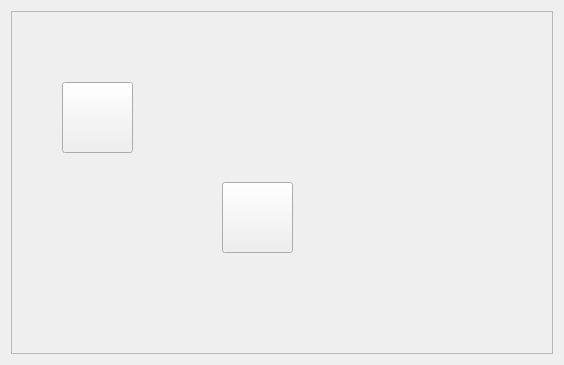
<?xml version="1.0" encoding="UTF-8"?>
<ui version="4.0">
 <class>Tab3ControlPannel</class>
 <widget class="QWidget" name="Tab3ControlPannel">
  <property name="geometry">
   <rect>
    <x>0</x>
    <y>0</y>
    <width>564</width>
    <height>365</height>
   </rect>
  </property>
  <property name="windowTitle">
   <string>Form</string>
  </property>
  <layout class="QVBoxLayout" name="verticalLayout">
   <item>
    <widget class="QScrollArea" name="scrollArea">
     <property name="widgetResizable">
      <bool>true</bool>
     </property>
     <widget class="QWidget" name="scrollAreaWidgetContents">
      <property name="geometry">
       <rect>
        <x>0</x>
        <y>0</y>
        <width>547</width>
        <height>344</height>
       </rect>
      </property>
      <layout class="QFormLayout" name="formLayout">
       <item row="0" column="0">
        <widget class="QLabel" name="label">
         <property name="text">
          <string/>
         </property>
         <property name="pixmap">
          <pixmap resource="AiotClient.qrc">:/Images/Images/room1.png</pixmap>
         </property>
        </widget>
       </item>
      </layout>
      <widget class="QPushButton" name="pPBLamp">
       <property name="geometry">
        <rect>
         <x>50</x>
         <y>70</y>
         <width>71</width>
         <height>71</height>
        </rect>
       </property>
       <property name="text">
        <string/>
       </property>
       <property name="icon">
        <iconset resource="AiotClient.qrc">
         <normaloff>:/Images/Images/light_off.png</normaloff>
         <normalon>:/Images/Images/light_on.png</normalon>:/Images/Images/light_off.png</iconset>
       </property>
       <property name="iconSize">
        <size>
         <width>70</width>
         <height>70</height>
        </size>
       </property>
       <property name="checkable">
        <bool>true</bool>
       </property>
      </widget>
      <widget class="QPushButton" name="pPBPlug">
       <property name="geometry">
        <rect>
         <x>210</x>
         <y>170</y>
         <width>71</width>
         <height>71</height>
        </rect>
       </property>
       <property name="text">
        <string/>
       </property>
       <property name="icon">
        <iconset resource="AiotClient.qrc">
         <normaloff>:/Images/Images/plug_off.png</normaloff>
         <normalon>:/Images/Images/plug_on.png</normalon>:/Images/Images/plug_off.png</iconset>
       </property>
       <property name="iconSize">
        <size>
         <width>70</width>
         <height>70</height>
        </size>
       </property>
       <property name="checkable">
        <bool>true</bool>
       </property>
      </widget>
      <zorder>label</zorder>
      <zorder>pPBLamp</zorder>
      <zorder>pPBPlug</zorder>
     </widget>
    </widget>
   </item>
  </layout>
 </widget>
 <resources>
  <include location="AiotClient.qrc"/>
 </resources>
 <connections/>
</ui>
